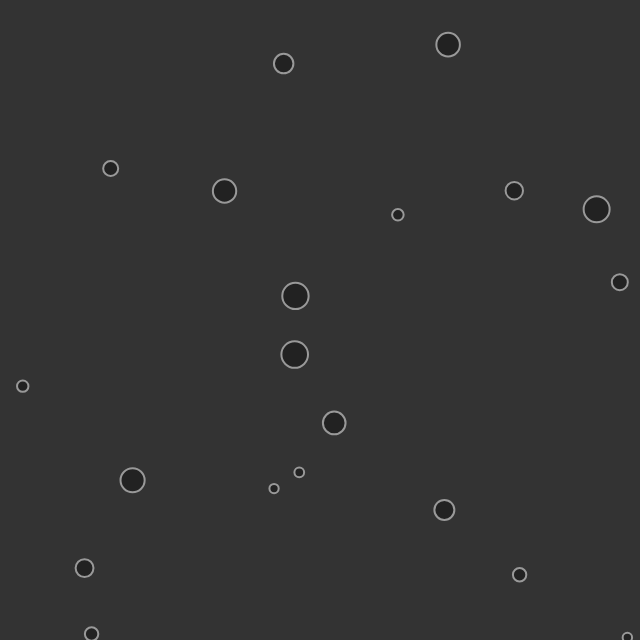
Frame 1 (no input)
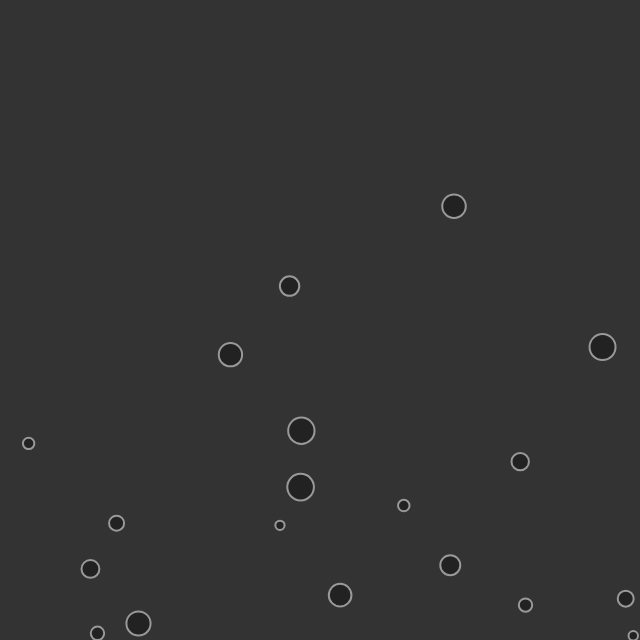
Frame 60 (no input)
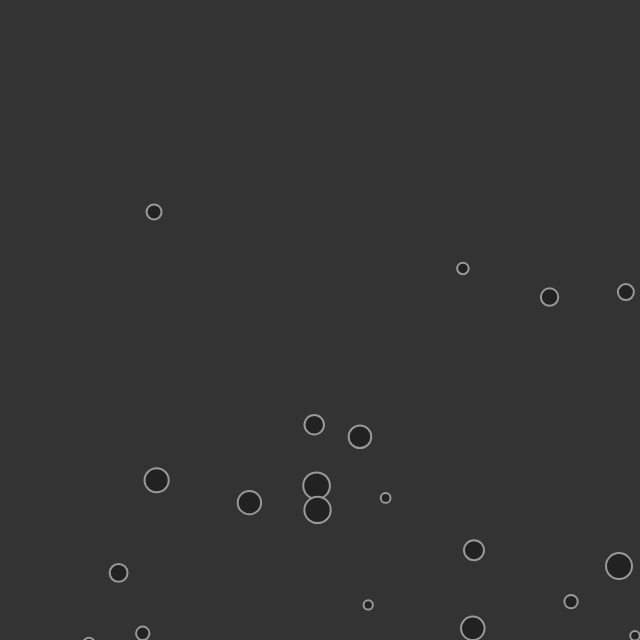
Frame 120 (the mouse pressed at the canvas centre since frame 60)

The p5.js sketch that drew these frames (run headless with seeded random() and noise() and a simulated clock; from frame 60 on, the mouse is pressed at the canvas centre):

// p5.js sketch
// ── sketch.js
let canvasWidth = 640;
let canvasHeight = 640;
let movers = [];
let mover;
let mousePressed;
let gravity;
let radius;

function setup() {
  createCanvas(canvasWidth, canvasHeight);
  // mover = new Mover();
  for (let i = 0; i < 20; i++) {
    movers[i] = new Mover(); // create an array of mover objects
  }
  createP("Click mouse to apply wind force");
}

function draw() {
  background('#333');
  gravity = createVector(0,1);

  // mover.update();
  // mover.display();
  for (let i = 0; i < movers.length; i++) {
    movers[i].applyForce(gravity);
    movers[i].update();
    movers[i].display();
    movers[i].edges();
    if (mouseIsPressed) {
      let wind = createVector(0.1, 0);
      movers[i].applyForce(wind);
    }
  }
}

// ── mover.js
class Mover {
  constructor(x,y, m) {
    this.m = random(1,20);
    this.mass = this.m;
    this.position = createVector(random(width), random(height));
    this.velocity = createVector(0, 0);
    this.acceleration = createVector(0.1, 0.5);
    this.radius = sqrt(this.mass * 10);
    // this.topspeed = 5;
  }

  applyForce(force) {
    let f = p5.Vector.div(force, this.mass);
    this.acceleration.add(f);
  }

  edges() {
    if (this.position.y >= height - this.radius) {
      this.position.y = height - this.radius;
      this.velocity.y *= -1;
    } else if (this.position.y <= this.radius) {
      this.position.y = this.radius;
    }
    if (this.position.x >= width - this.radius) {
      this.position.x = width - this.radius;
      this.velocity.x *= -1;
    } else if (this.position.x <= this.radius) {
      this.position.x = this.radius;
      this.velocity.x *= -1;
    }
  }

  update() {
    this.velocity.add(this.acceleration);
    this.position.add(this.velocity);
    this.acceleration.mult(0);
  }

  display() {
    fill('#222');
    stroke('#999');
    strokeWeight(2);
    ellipse(this.position.x, this.position.y, this.radius * 2, this.radius * 2);
  }

  // checkEdges() {
  //   if (this.position.x > width) {
  //     this.position.x = 0;
  //   } else if (this.position.x > 0) {
  //     this.position.x = width;
  //   }

  //   if (this.position.y >= height) {
  //     this.position.y = 0;
  //   } else if (this.position.y < 0) {
  //     this.position.y = height;
  //   }
  // }
}
